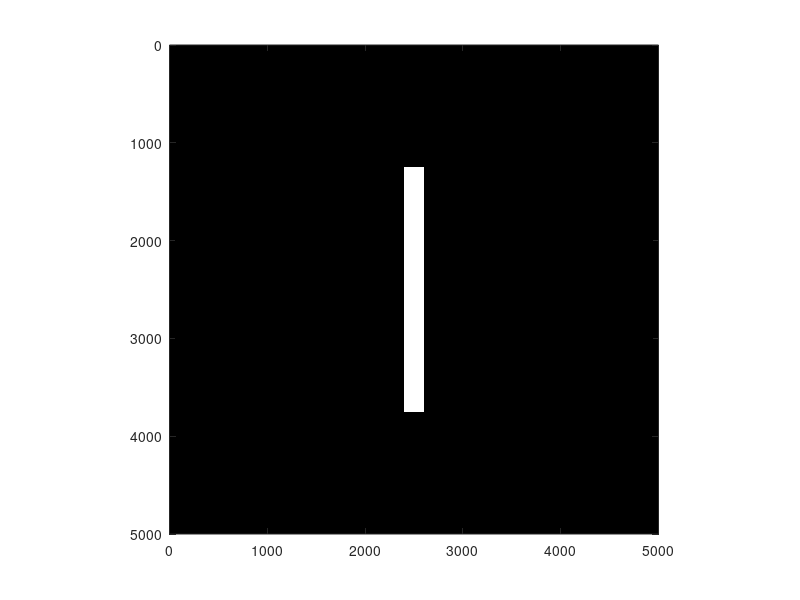

Reproduce this figure in MATLAB.
%Thomas Karpishin
%OPT 211
%April 23, 2020
%Final Project
%Making a slit aperture

%Define aperture field
apl = 5000; %Size of aperture field
ap = zeros(apl); %Define actual aperture plane

%Define aperture
sql = 2500;
%ap(round(1+apl/2-sql/2):round(1+apl/2+sql/2),round(1+apl/2-sql/2):round(1+apl/2+sql/2)) = 1;
for ijk = round(1+apl/2-sql/2):round(1+apl/2+sql/2)
    for lmn = round(1+apl/2-200/2):round(1+apl/2+200/2)
        ap(ijk,lmn) = 1;
    end
end



%Plot the aperture field
figure
imagesc(ap) %Plot image of the aperture field
colormap gray %set color of the aperture field plot
axis equal %set the display scale of the axes
axis([0 apl 0 apl]) %set axes limits to size of aperture field




